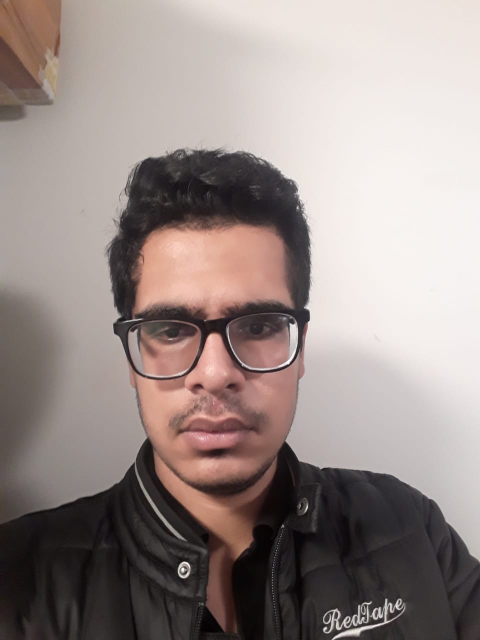
#> input picture Image_1.jpeg, 960 x 1280 px, given in place of Lenna.png, which was not available (shown at 1/2 size)
$ python code.py   (older library calls are emulated)
#> lines starting #> are read from the running program, lines starting #| are printed output that depends on the picture; pictures that were not available may be replaced by others from this repository, and a replacement may not be noted
import numpy as np
from numpy import *
from random import randrange
import matplotlib.pyplot as plt
import cv2
import matplotlib.image as mpimg
from PIL import Image, ImageOps
import matplotlib.pyplot as plt
from scipy.misc import imsave
from skimage.color import rgb2gray
from skimage.transform import rescale,resize
from scipy import ndimage, misc
from scipy.ndimage import gaussian_filter

# Task - 1

a = np.array([[2, 4, 5],[5, 2, 200]])
b = a[0 , :]
f = np.random.randn(500,1)
g = f[ f < 0 ]
x = np.zeros (100) + 0.35
y = 0.6 * np.ones([1, len(x)])
z = x - y
a = np.linspace(1,200)
b = a[: :-1]
b[b <=50]=0

# Task - 2

## 1)

image = cv2.imread('Lenna.png')
#> image is the input picture: shape (1280, 960, 3); mean B, G, R 137, 140.5, 153
grayscale_image = cv2.cvtColor(image,cv2.COLOR_BGR2GRAY) #Inbuilt function converting colored image to gray image

x_s=image[:,:,0]
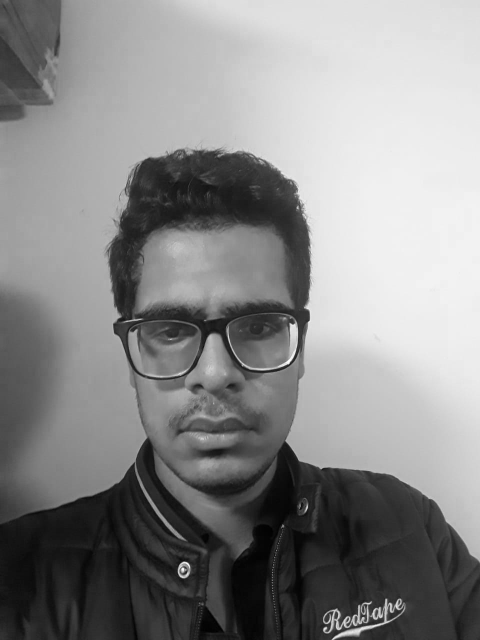
#> x_s: shape (1280, 960) (shown at 1/2 size); min 0, max 255, mean 137
y_s=np.shape(x_s)
#> y_s = (1280, 960)
zeros_array=np.zeros(y_s)
zeros_array =255- x_s
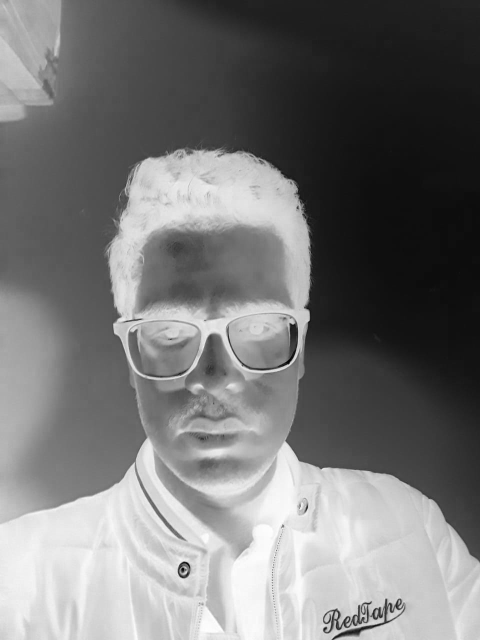
#> zeros_array: shape (1280, 960) (shown at 1/2 size); min 0, max 255, mean 118

img_conct = cv2.hconcat((grayscale_image,zeros_array))
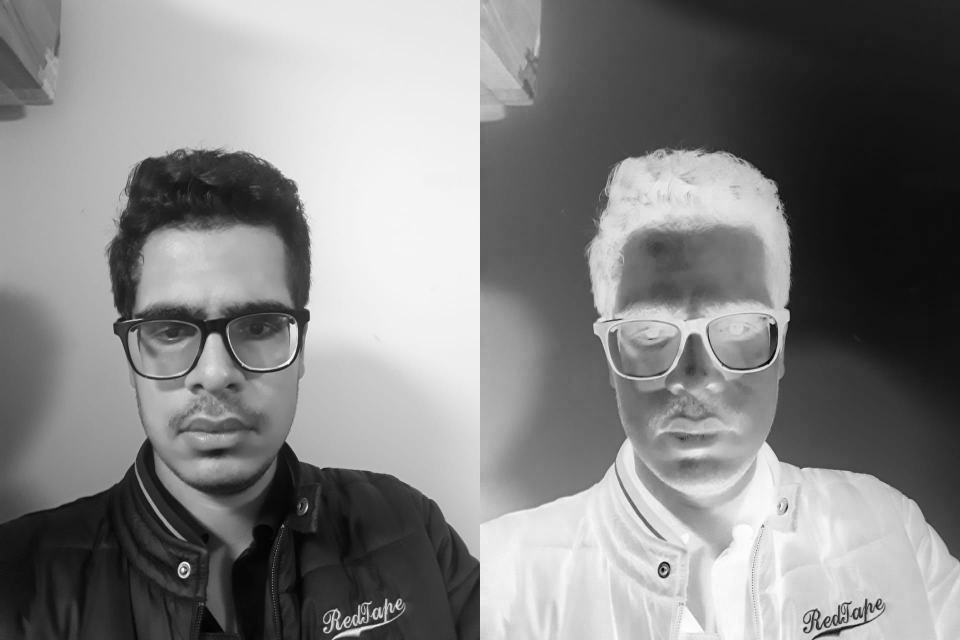
#> img_conct: shape (1280, 1920) (shown at 1/2 size); min 0, max 255, mean 130.9
cv2.imshow("Grayscale and Negative Image Simultaneously",img_conct)
cv2.waitKey(0)

## 2)

flip_image = cv2.flip(grayscale_image,0)
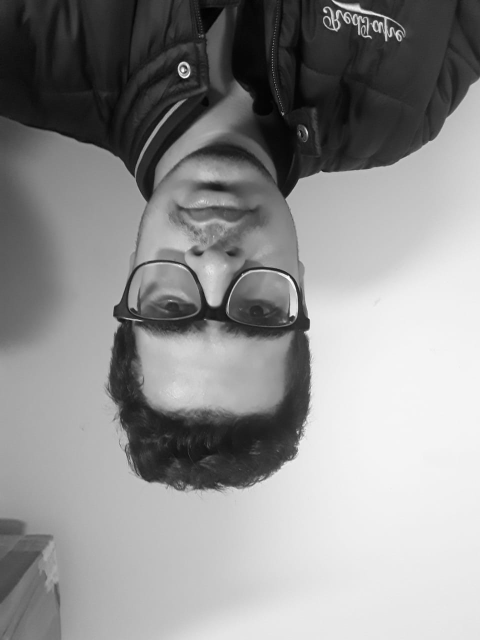
#> flip_image: shape (1280, 960) (shown at 1/2 size); min 0, max 255, mean 143.8
cv2.imshow("Flipped Image",flip_image)
cv2.waitKey(0)

## 3)

old_image = image
blue_color_pixels = old_image[:,:,2].copy() # Copying the blue channel of the old image and storing it into a variable
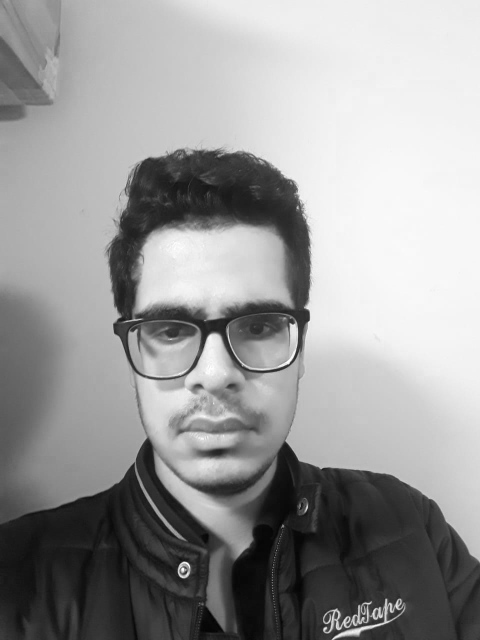
#> blue_color_pixels: shape (1280, 960) (shown at 1/2 size); min 1, max 255, mean 153
red_color_pixels = old_image[:,:,0].copy() # Copying the red channel of the old image and storing it into a variable
old_image[:,:,0] = blue_color_pixels # Swapping red channel with blue channel
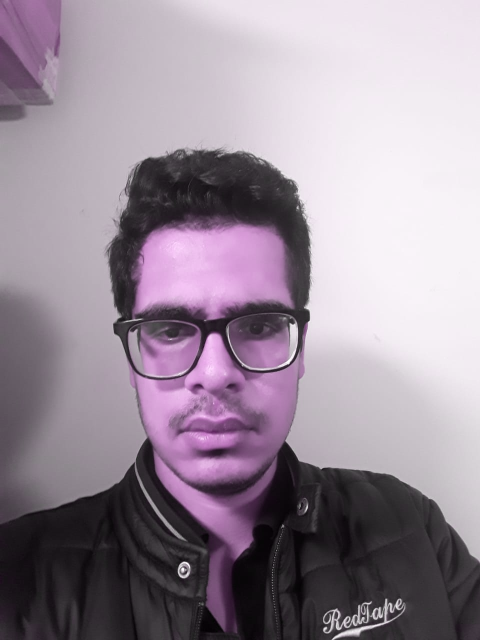
#> old_image: shape (1280, 960, 3) (shown at 1/2 size); mean B, G, R 153, 140.5, 153
old_image[:,:,2] = red_color_pixels # Swapping blue channel with red channel
cv2.imshow("Red and blue channels exchanged",old_image)
cv2.waitKey(0)

## 4)

average_image = (1/2 * (flip_image + grayscale_image)).astype(np.uint8) # astype is used to convert the values into integer type as after average of the values, it becomes float type
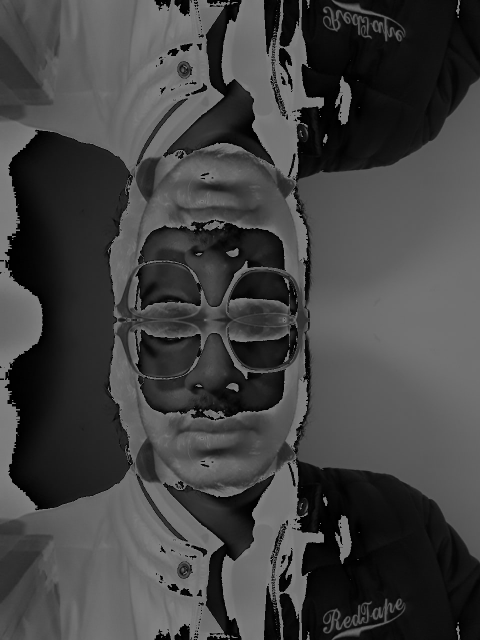
#> average_image: shape (1280, 960) (shown at 1/2 size); min 0, max 127, mean 66.4
cv2.imshow("Average Image",average_image)
cv2.waitKey(0)

## 5)

random_values = np.random.randint(low = 0, high = 255, size = (512,512)) # Generating random values
#> (the run stopped early here; a loop or call above may not have finished)
